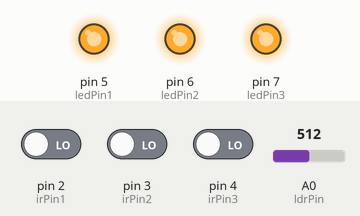
Recording of a sketch running on a simulated Arduino Uno, built with avr-gcc and run on an emulated ATmega328P. Parts: output pins drawn as LEDs (lit = HIGH). Inputs (shaded band) come from the test bench; at power-on: A0 (ldrPin) = 512, pin 4 (irPin3) LOW, pin 2 (irPin1) LOW, pin 3 (irPin2) LOW.

Above: at 1.2 s.
1.3 s: A0 (ldrPin) set to 583
2.8 s: A0 (ldrPin) set to 609
At 3.8 s:
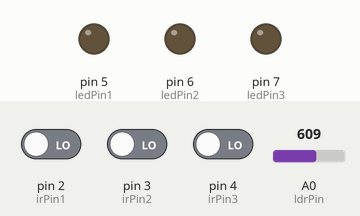
4.3 s: A0 (ldrPin) set to 590
At 5.0 s:
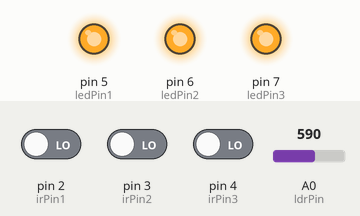
5.8 s: pin 4 (irPin3) driven HIGH
At 6.2 s:
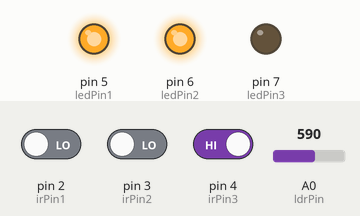
7.3 s: pin 2 (irPin1) driven HIGH
At 8.5 s:
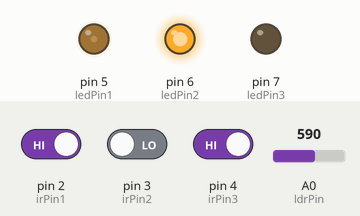
8.8 s: pin 2 (irPin1) driven LOW
At 9.9 s:
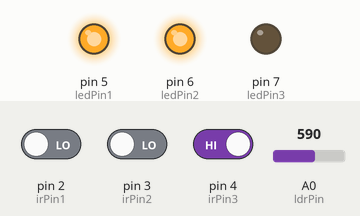
Timing chart, 0 to 11.3 s (numbered marks = the images above; inputs shaded):
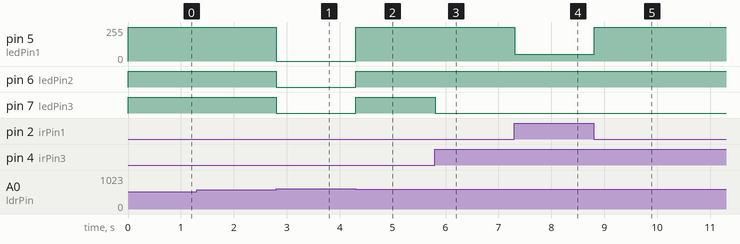

The sketch:

Smart_LED.ino
```cpp
// Define pins
const int ldrPin = A0;
const int irPin1 = 2;
const int irPin2 = 3;
const int irPin3 = 4;
const int ledPin1 = 5;
const int ledPin2 = 6;
const int ledPin3 = 7;

void setup() {
  // Initialize pins
  pinMode(ldrPin, INPUT);
  pinMode(irPin1, INPUT);
  pinMode(irPin2, INPUT);
  pinMode(irPin3, INPUT);
  pinMode(ledPin1, OUTPUT);
  pinMode(ledPin2, OUTPUT);
  pinMode(ledPin3, OUTPUT);
}

void loop() {
  // Read LDR value
  int ldrValue = analogRead(ldrPin);

  // Read IR sensor values
  int irValue1 = digitalRead(irPin1);
  int irValue2 = digitalRead(irPin2);
  int irValue3 = digitalRead(irPin3);

  // Check if LDR detects light (adjust threshold as necessary)
  if (ldrValue > 600) {  // Threshold value; adjust based on your LDR sensitivity
    // Turn off all LEDs if light is detected by the LDR
    digitalWrite(ledPin1, LOW);
    digitalWrite(ledPin2, LOW);
    digitalWrite(ledPin3, LOW);
  } else {
    // If no light is detected by the LDR
    // Check each IR sensor separately

    // LED 1 control
    if (irValue1 == HIGH) {
      // Bright LED1 if motion detected by IR1
      int ledBrightness = 50;  // Adjust dim level (0-255)
      analogWrite(ledPin1, ledBrightness);

    } else {
      // Dim LED1 if no motion detected by IR1
      analogWrite(ledPin1, 255); // Full brightness
    }

    // LED 2 control
    if (irValue2 == HIGH) {
      // Bright LED2 if motion detected by IR2
      int ledBrightness = 50;  // Adjust dim level (0-255)
      analogWrite(ledPin2,ledBrightness ); // Full brightness
    } else {
      // Dim LED2 if no motion detected by IR2
      analogWrite(ledPin2, 255);
    }

    // LED 3 control
    if (irValue3 == HIGH) {
      // Bright LED3 if motion detected by IR3
      int ledBrightness = 50;  // Adjust dim level (0-255)
      analogWrite(ledPin3, ledBrightness);

    } else {
      // Dim LED3 if no motion detected by IR3
     analogWrite(ledPin3, 255); // Full brightness
    }
  }

  // Short delay for stability
  delay(100);
}
```

Measured:
- the behaviour switches between 600 and 601 on A0 (ldrPin) (found by bisection; images 0 and 1)
- after the input at 1.3 s, every drawn part: stays the same
- after the input at 2.8 s, pin 5 (ledPin1): 255/255 → 0/255 at once; pin 6 (ledPin2), pin 7 (ledPin3): HIGH → LOW at once
- after the input at 4.3 s, pin 5 (ledPin1): 0/255 → 255/255 at once; pin 6 (ledPin2), pin 7 (ledPin3): LOW → HIGH at once
- after the input at 5.8 s, pin 7 (ledPin3): HIGH → LOW at once
- after the input at 7.3 s, pin 5 (ledPin1): 255/255 → 50/255 at once
- after the input at 8.8 s, pin 5 (ledPin1): 50/255 → 255/255 at once
